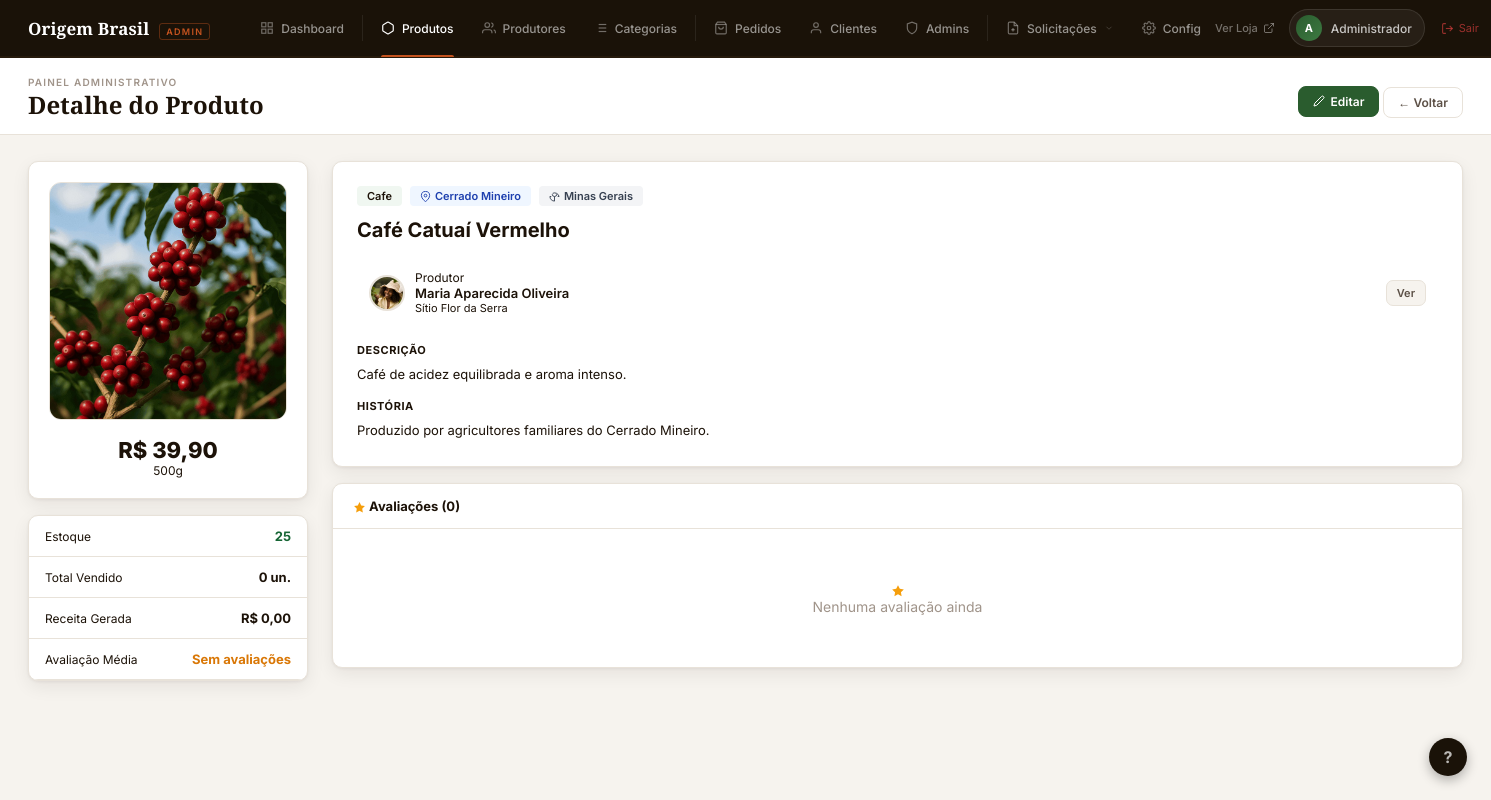
Page /adm/produto_detalhe.php?id=2 (signed in) on the committed database.
### tables this page shows
CREATE TABLE IF NOT EXISTS produtos (
    id           INT AUTO_INCREMENT PRIMARY KEY,
    nome         VARCHAR(100) NOT NULL,
    descricao    TEXT,
    historia     TEXT,
    preco        DECIMAL(10,2) NOT NULL,
    categoria    VARCHAR(50) NOT NULL DEFAULT 'cafe',
    imagem       VARCHAR(255),
    estoque      INT DEFAULT 0,
    produtor_id  INT DEFAULT NULL,
    regiao       VARCHAR(100),
    origem       VARCHAR(100),
    peso         VARCHAR(30),
    destaque     TINYINT(1) DEFAULT 0,
    criado_em    TIMESTAMP DEFAULT CURRENT_TIMESTAMP,
    FOREIGN KEY (produtor_id) REFERENCES produtores(id) ON DELETE SET NULL,
    FOREIGN KEY (categoria) REFERENCES categorias(slug) ON UPDATE CASCADE
);

CREATE TABLE IF NOT EXISTS produtores (
    id          INT AUTO_INCREMENT PRIMARY KEY,
    usuario_id  INT NULL UNIQUE,
    nome        VARCHAR(100) NOT NULL,
    foto        VARCHAR(255),
    historia    TEXT,
    fazenda     VARCHAR(100),
    regiao      VARCHAR(100),
    estado      VARCHAR(50),
    latitude    DECIMAL(10,8),
    longitude   DECIMAL(11,8),
    criado_em   TIMESTAMP DEFAULT CURRENT_TIMESTAMP,
    FOREIGN KEY (usuario_id) REFERENCES usuarios(id) ON DELETE SET NULL
);

### adm/produto_detalhe.php (the view, shortened to what this page needs)
<?php
include("../conexao.php");
$id = (int)($_GET['id'] ?? 0);
$p = mysqli_fetch_assoc(mysqli_query($conexao,
    "SELECT p.*, pr.nome AS produtor_nome, pr.foto AS produtor_foto, pr.fazenda,
     COALESCE(ROUND(AVG(a.nota),1),0) AS media, COUNT(DISTINCT a.id) AS n_av,
     COALESCE(SUM(pi.quantidade),0) AS total_vendido,
     COALESCE(SUM(pi.quantidade*pi.preco),0) AS receita_total
     FROM produtos p
     LEFT JOIN produtores pr ON pr.id=p.produtor_id
     LEFT JOIN avaliacoes a ON a.produto_id=p.id
     LEFT JOIN pedido_itens pi ON pi.produto_id=p.id
     LEFT JOIN pedidos pe ON pe.id=pi.pedido_id AND pe.status NOT IN('cancelado')
     WHERE p.id=$id GROUP BY p.id"
));
$avaliacoes = mysqli_fetch_all(mysqli_query($conexao,
    "SELECT a.*, u.nome AS usuario_nome FROM avaliacoes a
     JOIN usuarios u ON u.id=a.usuario_id WHERE a.produto_id=$id ORDER BY a.criado_em DESC"
), MYSQLI_ASSOC);
$topbar_action = '<a href="produtos.php?acao=form&id='.$id.'" class="topbar-btn primary"><svg style="width:1em;height:1em;vertical-align:middle;display:inline-block;stroke:currentColor;fill:none;stroke-width:2;" viewBox="0 0 24 24"><path d="M17 3a2.828 2.828 0 1 1 4 4L7.5 20.5 2 22l1.5-5.5L17 3z"/></svg> Editar</a>
<a href="produtos.php" class="topbar-btn">← Voltar</a>';
include('layout.php');
?>
<div style="display:grid;grid-template-columns:280px 1fr;gap:24px;">
    <div>
        <div class="card" style="padding:20px;text-align:center;margin-bottom:16px;">
            <img src="../<?php echo htmlspecialchars($p['imagem']); ?>"
                 style="width:100%;max-height:240px;object-fit:cover;border-radius:12px;border:1px solid var(--border);"
                 onerror="this.src='../imagens/cafe1.jpg'">
            <div style="margin-top:14px;">
                <div style="font-size:22px;font-weight:800;color:var(--green);">R$ <?php echo number_format($p['preco'],2,',','.'); ?></div>
                <div style="font-size:12px;color:var(--text-3);"><?php echo htmlspecialchars($p['peso']??''); ?></div>
            </div>
        </div>
        <div class="card" style="padding:0;overflow:hidden;">
            <?php
            $metrics = [
                ['label'=>'Estoque','val'=>$p['estoque'],'color'=>$p['estoque']==0?'#EF4444':($p['estoque']<=5?'#D97706':'#166534')],
                ['label'=>'Total Vendido','val'=>$p['total_vendido'].' un.','color'=>'var(--green)'],
                ['label'=>'Receita Gerada','val'=>'R$ '.number_format($p['receita_total'],2,',','.'),'color'=>'var(--green)'],
                ['label'=>'Avaliação Média','val'=>$p['n_av']>0?'<svg style="width:1em;height:1em;vertical-align:middle;display:inline-block;fill:#f59e0b;" viewBox="0 0 24 24"><polygon points="12 2 15.09 8.26 22 9.27 17 14.14 18.18 21.02 12 17.77 5.82 21.02 7 14.14 2 9.27 8.91 8.26 12 2"/></svg> '.$p['media'].' ('.$p['n_av'].')':'Sem avaliações','color'=>'#D97706'],
            ];
            foreach ($metrics as $m): ?>
            <div style="padding:12px 16px;border-bottom:1px solid var(--border);display:flex;justify-content:space-between;align-items:center;">
                <span style="font-size:12px;color:var(--text-3);"><?php echo $m['label']; ?></span>
                <span style="font-size:13px;font-weight:700;color:<?php echo $m['color']; ?>;"><?php echo $m['val']; ?></span>
            </div>
            <?php endforeach; ?>
        </div>
    </div>
    <div>
        <div class="card" style="padding:24px;margin-bottom:16px;">
            <div style="display:flex;gap:8px;flex-wrap:wrap;margin-bottom:12px;">
                <span class="badge" style="background:#f0f7f1;color:var(--green);"><?php echo ucfirst($p['categoria']); ?></span>
                <span class="badge" style="background:#eff6ff;color:#1e40af;"><svg style="width:1em;height:1em;vertical-align:middle;display:inline-block;stroke:currentColor;fill:none;stroke-width:2;" viewBox="0 0 24 24"><path d="M21 10c0 7-9 13-9 13s-9-6-9-13a9 9 0 0 1 18 0z"/><circle cx="12" cy="10" r="3"/></svg> <?php echo htmlspecialchars($p['regiao']??''); ?></span>
                <span class="badge" style="background:#f3f4f6;color:#374151;"><svg style="width:1em;height:1em;vertical-align:middle;display:inline-block;stroke:currentColor;fill:none;stroke-width:2;" viewBox="0 0 24 24"><path d="M12 22V12"/><path d="M5 12H2a10 10 0 0 0 10 10"/><path d="M8 5.07A10 10 0 0 1 22 12h-3"/><path d="M12 12a5 5 0 0 0 5-5"/><path d="M12 12a5 5 0 0 1-5-5"/></svg> <?php echo htmlspecialchars($p['origem']??''); ?></span>
            </div>
            <h2 style="font-size:20px;font-weight:700;margin-bottom:16px;"><?php echo htmlspecialchars($p['nome']); ?></h2>
            <?php if ($p['produtor_nome']): ?>
            <div style="display:flex;align-items:center;gap:10px;padding:12px;background:var(--bg);border-radius:10px;margin-bottom:16px;">
                <?php if ($p['produtor_foto']): ?>
                <img src="../<?php echo htmlspecialchars($p['produtor_foto']); ?>" style="width:36px;height:36px;border-radius:50%;object-fit:cover;border:2px solid var(--border);" onerror="this.style.display='none'">
                <?php else: ?>
                <div class="avatar-circle" style="width:36px;height:36px;"><?php echo mb_strtoupper(mb_substr($p['produtor_nome'],0,1)); ?></div>
                <?php endif; ?>
                <div>
                    <div style="font-size:12px;color:var(--text-3);">Produtor</div>
                    <div style="font-size:13px;font-weight:600;"><?php echo htmlspecialchars($p['produtor_nome']); ?></div>
                    <div style="font-size:11px;color:var(--text-3);"><?php echo htmlspecialchars($p['fazenda']??''); ?></div>
                </div>
                <a href="produtores.php?acao=form&id=<?php echo $p['produtor_id']; ?>" class="btn btn-gray" style="margin-left:auto;padding:5px 10px;font-size:11px;">Ver</a>
            </div>
            <?php endif; ?>
            <div style="margin-bottom:14px;">
                <div style="font-size:11px;font-weight:700;text-transform:uppercase;letter-spacing:.05em;color:var(--text-3);margin-bottom:6px;">Descrição</div>
                <p style="font-size:13px;line-height:1.7;color:var(--text-2);"><?php echo nl2br(htmlspecialchars($p['descricao']??'')); ?></p>
            </div>
            <?php if ($p['historia']): ?>
            <div>
                <div style="font-size:11px;font-weight:700;text-transform:uppercase;letter-spacing:.05em;color:var(--text-3);margin-bottom:6px;">História</div>
                <p style="font-size:13px;line-height:1.7;color:var(--text-2);"><?php echo nl2br(htmlspecialchars($p['historia'])); ?></p>
            </div>
            <?php endif; ?>
        </div>
        <div class="card">
            <div class="card-header"><h3><svg style="width:1em;height:1em;vertical-align:middle;display:inline-block;fill:#f59e0b;" viewBox="0 0 24 24"><polygon points="12 2 15.09 8.26 22 9.27 17 14.14 18.18 21.02 12 17.77 5.82 21.02 7 14.14 2 9.27 8.91 8.26 12 2"/></svg> Avaliações (<?php echo count($avaliacoes); ?>)</h3></div>
            <?php if (empty($avaliacoes)): ?>
            <div class="empty-state"><span class="icon"><svg style="width:1em;height:1em;vertical-align:middle;display:inline-block;fill:#f59e0b;" viewBox="0 0 24 24"><polygon points="12 2 15.09 8.26 22 9.27 17 14.14 18.18 21.02 12 17.77 5.82 21.02 7 14.14 2 9.27 8.91 8.26 12 2"/></svg></span><p>Nenhuma avaliação ainda</p></div>
            <?php endif; ?>
        </div>
    </div>
</div>
</div></main></body></html>

### adm/layout.php (style rules this page uses)
*,*::before,*::after { box-sizing:border-box;margin:0;padding:0 }
:root { --soil:#1A1208; --soil-2:#261A0C; --stem:#2A5C2E; --stem-2:#3D7A42; --clay:#C4531F; --clay-light:#FBF0EB; --cream:#F6F3EE; --parchment:#FFFFFF; --ink:#1C1208; --ink-2:#5C5046; --dust:#A0948A; --border:#E8E2D9; --radius:10px; --shadow:0 1px 3px rgba(26,18,8,.06),0 6px 18px rgba(26,18,8,.07); }
body { font-family:'Inter',sans-serif;background:var(--cream);color:var(--ink);min-height:100vh;display:flex;flex-direction:column;font-size:14px; }
a { text-decoration:none;color:inherit; }
.card { background:var(--parchment);border:1px solid var(--border);border-radius:var(--radius);overflow:hidden;margin-bottom:20px;box-shadow:var(--shadow); }
.card-header { padding:14px 20px;border-bottom:1px solid var(--border); display:flex;align-items:center;justify-content:space-between; }
.card-header h3 { font-size:13px;font-weight:700;color:var(--ink); }
.badge { display:inline-flex;align-items:center;gap:4px;padding:3px 10px;border-radius:4px;font-size:11px;font-weight:600;white-space:nowrap; }
.btn { display:inline-flex;align-items:center;gap:6px;padding:7px 14px;border:none;border-radius:7px;font-size:12px;font-weight:600;cursor:pointer;transition:all .15s; }
.btn-gray { background:var(--cream);color:var(--ink-2);border:1px solid var(--border); }
.topbar-btn { padding:7px 14px;border:1px solid var(--border);background:var(--parchment); border-radius:8px;font-size:12px;font-weight:600;color:var(--ink-2); display:inline-flex;align-items:center;gap:6px;cursor:pointer;transition:all .15s; }
.topbar-btn.primary { background:var(--stem);color:#fff;border-color:var(--stem); }
.empty-state { text-align:center;padding:52px 20px;color:var(--dust); }
.empty-state p { font-size:14px; }

### rows in the picture
produtos: imagem (picture), preco "39,90", peso "500g", categoria "Cafe", regiao "Cerrado Mineiro", origem "Minas Gerais", nome "Café Catuaí Vermelho", produtor.foto (picture), produtor.nome "Maria Aparecida Oliveira", produtor.fazenda "Sítio Flor da Serra", descricao "Café de acidez equilibrada e aroma intenso.", historia "Produzido por agricultores familiares do Cerrado Mineiro."

### other values in the picture
mb_strtoupper(mb_substr($_SESSION['nome'],0,1)) "A"
explode(' ',$_SESSION['nome'])[0] "Administrador"
$page_title "Detalhe do Produto"
$m['label'] "Estoque"
$m['val'] "25"
$m['label'] "Total Vendido"
$m['val'] "0 un."
$m['label'] "Receita Gerada"
$m['val'] "R$ 0,00"
$m['label'] "Avaliação Média"
$m['val'] "Sem avaliações"
count($avaliacoes) "0"
